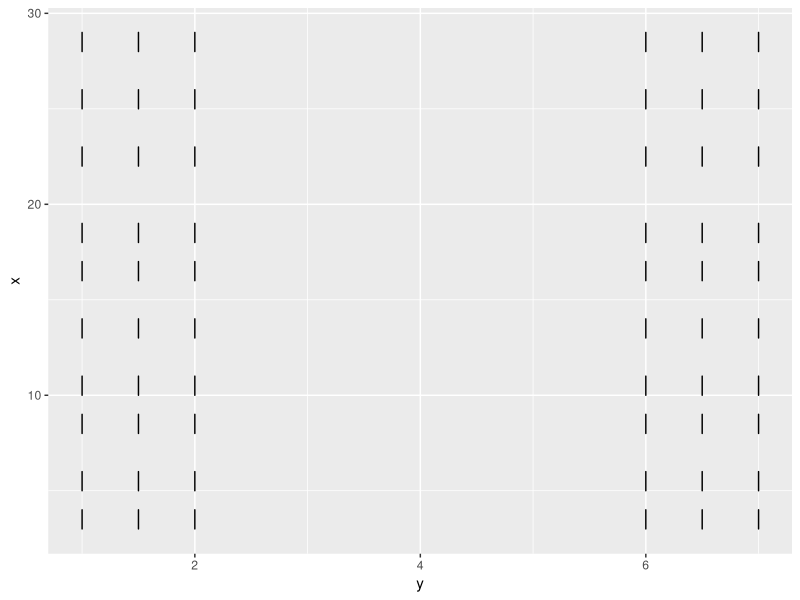
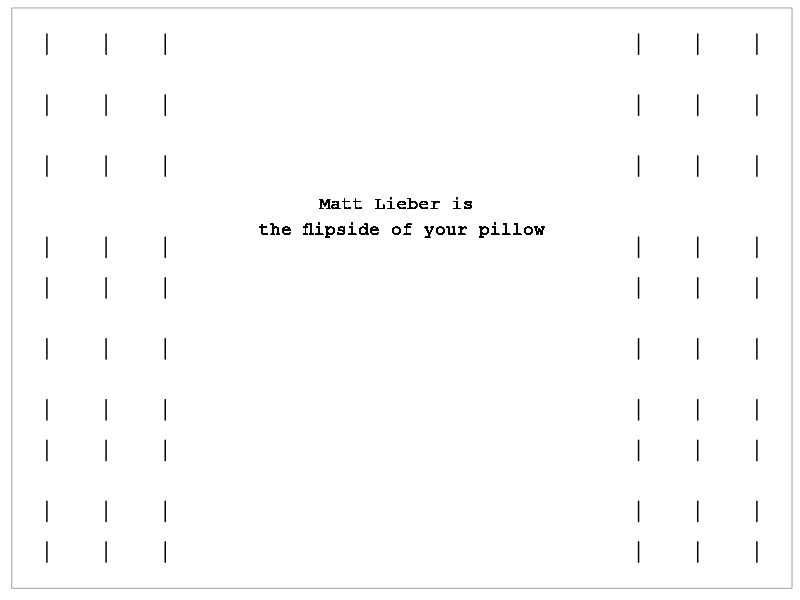

The R source for these figures, in order:
library(ggplot2)

x <- rep(c(3, 5, 8, 10, 13, 16, 18, 22, 25, 28), 6)
y <- rep(c(1, 1.5, 2, 6, 6.5, 7), each = 10)
text <- rep(c(" ", "Matt Lieber is a cool summer's day"), 30)
d <- data.frame(cbind(x, y))
d
p <- ggplot(d, aes(x = x, y = y)) + geom_segment(aes(xend = x + 1, yend = y + 0), lineend = "round") + coord_flip()
p

emb_theme <- theme(panel.background = element_blank(),
                   panel.border = element_rect(fill = NA, color = "gray50", linetype = "solid"),
                   panel.margin = unit(1.5, "cm"), 
                   axis.title = element_blank(),
                   axis.text = element_blank(), 
                   axis.ticks = element_blank(),
                   legend.position = "none")

p + geom_text(aes(x = 20, y = 4, label = "Matt Lieber is \nthe flipside of your pillow",
                              size = 12, family = "mono")) + emb_theme
